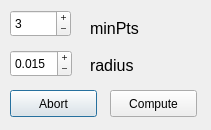
<?xml version="1.0" encoding="UTF-8"?>
<ui version="4.0">
 <class>Dialog_Radius</class>
 <widget class="QDialog" name="Dialog_Radius">
  <property name="geometry">
   <rect>
    <x>0</x>
    <y>0</y>
    <width>211</width>
    <height>130</height>
   </rect>
  </property>
  <property name="windowTitle">
   <string>Choose thresholds</string>
  </property>
  <widget class="QDoubleSpinBox" name="box_radius">
   <property name="geometry">
    <rect>
     <x>10</x>
     <y>50</y>
     <width>62</width>
     <height>27</height>
    </rect>
   </property>
   <property name="buttonSymbols">
    <enum>QAbstractSpinBox::PlusMinus</enum>
   </property>
   <property name="decimals">
    <number>3</number>
   </property>
   <property name="minimum">
    <double>0.005000000000000</double>
   </property>
   <property name="maximum">
    <double>0.100000000000000</double>
   </property>
   <property name="singleStep">
    <double>0.005000000000000</double>
   </property>
   <property name="value">
    <double>0.015000000000000</double>
   </property>
  </widget>
  <widget class="QSpinBox" name="box_minPts">
   <property name="geometry">
    <rect>
     <x>10</x>
     <y>10</y>
     <width>61</width>
     <height>27</height>
    </rect>
   </property>
   <property name="buttonSymbols">
    <enum>QAbstractSpinBox::PlusMinus</enum>
   </property>
   <property name="minimum">
    <number>2</number>
   </property>
   <property name="maximum">
    <number>100</number>
   </property>
   <property name="value">
    <number>3</number>
   </property>
  </widget>
  <widget class="QPushButton" name="abort">
   <property name="geometry">
    <rect>
     <x>10</x>
     <y>90</y>
     <width>87</width>
     <height>27</height>
    </rect>
   </property>
   <property name="text">
    <string>Abort</string>
   </property>
  </widget>
  <widget class="QPushButton" name="compute">
   <property name="geometry">
    <rect>
     <x>110</x>
     <y>90</y>
     <width>87</width>
     <height>27</height>
    </rect>
   </property>
   <property name="text">
    <string>Compute</string>
   </property>
  </widget>
  <widget class="QLabel" name="label">
   <property name="geometry">
    <rect>
     <x>90</x>
     <y>20</y>
     <width>81</width>
     <height>17</height>
    </rect>
   </property>
   <property name="font">
    <font>
     <pointsize>12</pointsize>
    </font>
   </property>
   <property name="text">
    <string>minPts</string>
   </property>
  </widget>
  <widget class="QLabel" name="label_2">
   <property name="geometry">
    <rect>
     <x>90</x>
     <y>50</y>
     <width>61</width>
     <height>31</height>
    </rect>
   </property>
   <property name="font">
    <font>
     <pointsize>12</pointsize>
    </font>
   </property>
   <property name="text">
    <string>radius</string>
   </property>
   <property name="alignment">
    <set>Qt::AlignLeading|Qt::AlignLeft|Qt::AlignVCenter</set>
   </property>
  </widget>
 </widget>
 <resources/>
 <connections/>
</ui>
